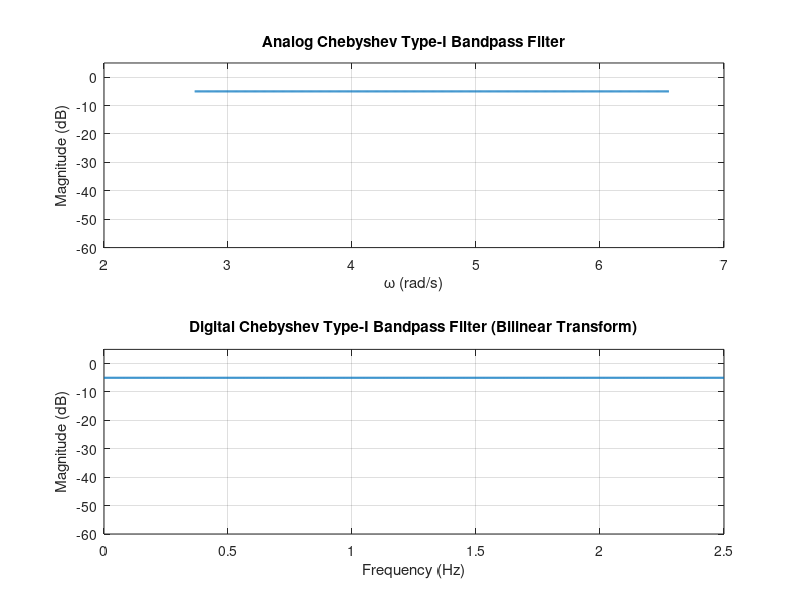

Source code (MATLAB):
clc;
clear;

omega_p1 = input('Enter first passband edge frequency (rad/s): ');
omega_p2 = input('Enter second passband edge frequency (rad/s): ');
omega_s1 = input('Enter first stopband edge frequency (rad/s): ');
omega_s2 = input('Enter second stopband edge frequency (rad/s): ');
Ap = input('Enter passband ripple (in dB): ');
As = input('Enter stopband attenuation (in dB): ');
fs = input('Enter sampling frequency (in Hz): ');

T = 1 / fs;

omega_p1 = (2 / T) * tan(omega_p1 * T / 2);
omega_p2 = (2 / T) * tan(omega_p2 * T / 2);
omega_s1 = (2 / T) * tan(omega_s1 * T / 2);
omega_s2 = (2 / T) * tan(omega_s2 * T / 2);

pepdt = omega_p1 * omega_p2;
sepdt = omega_s1 * omega_s2;

if pepdt > sepdt
    omega_s1 = pepdt / omega_s2;
elseif pepdt < sepdt
    omega_s2 = pepdt / omega_s1;
end

omega_p = 1;
omega_s = (omega_s2 - omega_s1) / (omega_p2 - omega_p1);
BW = omega_p2 - omega_p1;

del_p = 10^(-Ap / 20);
del_s = 10^(-As / 20);

a = (1 / del_s^2) - 1;
b = (1 / del_p^2) - 1;
eps = sqrt(b);
c = acosh(omega_s / omega_p);
x = acosh(sqrt(a / b)) / c;

N = 0;
while N < x
    N = N + 1;
end

disp(['Analog Chebyshev Filter order N = ', num2str(N)]);

temp = N;
while temp >= 2
    temp = temp - 2;
end

if temp == 0
    N_odd = false;
else
    N_odd = true;
end

yN = ((sqrt(1 + 1 / eps^2) + 1 / eps)^(1 / N) - (sqrt(1 + 1 / eps^2) + 1 / eps)^(-1 / N)) / 2;

w = linspace(omega_p1 / 2, omega_s2 * 1.2, 1000);
Ha = zeros(size(w));

if N_odd
    for idx = 1:length(w)
        s1 = 1j * w(idx);
        s = (s1 * s1 + pepdt) / (BW * s1);
        H = (omega_p^N * yN) / (s + omega_p * yN);
        num = 1;
        deno = 1;
        for k = 1:(N - 1) / 2
            ck = yN^2 + (cos((2 * k - 1) * pi / (2 * N)))^2;
            bk = 2 * yN * sin((2 * k - 1) * pi / (2 * N));
            num = num * ck;
            deno = deno * (s^2 + bk * omega_p * s + ck * omega_p^2);
        end
        Ha(idx) = abs(H * num / deno);
    end
else
    for idx = 1:length(w)
        s1 = 1j * w(idx);
        s = (s1 * s1 + pepdt) / (BW * s1);
        H = omega_p^N / sqrt(1 + eps^2);
        num = 1;
        deno = 1;
        for k = 1:(N / 2)
            ck = yN^2 + (cos((2 * k - 1) * pi / (2 * N)))^2;
            bk = 2 * yN * sin((2 * k - 1) * pi / (2 * N));
            num = num * ck;
            deno = deno * (s^2 + bk * omega_p * s + ck * omega_p^2);
        end
        Ha(idx) = abs(H * num / deno);
    end
end

Nfft = 1024;
wd = linspace(0, pi, Nfft);
Hd_blt = zeros(size(wd));

for idx = 1:length(wd)
    z = exp(1j * wd(idx));
    s1 = (2 / T) * (1 - z^-1) / (1 + z^-1);
    s = (s1 * s1 + pepdt) / (BW * s1);
    if N_odd
        H = (omega_p^N * yN) / (s + omega_p * yN);
        num = 1;
        deno = 1;
        for k = 1:(N - 1) / 2
            ck = yN^2 + (cos((2 * k - 1) * pi / (2 * N)))^2;
            bk = 2 * yN * sin((2 * k - 1) * pi / (2 * N));
            num = num * ck;
            deno = deno * (s^2 + bk * omega_p * s + ck * omega_p^2);
        end
        Hd_blt(idx) = H * num / deno;
    else
        H = omega_p^N / sqrt(1 + eps^2);
        num = 1;
        deno = 1;
        for k = 1:(N / 2)
            ck = yN^2 + (cos((2 * k - 1) * pi / (2 * N)))^2;
            bk = 2 * yN * sin((2 * k - 1) * pi / (2 * N));
            num = num * ck;
            deno = deno * (s^2 + bk * omega_p * s + ck * omega_p^2);
        end
        Hd_blt(idx) = H * num / deno;
    end
end

figure;
subplot(2, 1, 1);
plot(w, 20 * log10(Ha), 'LineWidth', 1.5);
xlabel('\omega (rad/s)');
ylabel('Magnitude (dB)');
title('Analog Chebyshev Type-I Bandpass Filter');
grid on;
ylim([-60 5]);

subplot(2, 1, 2);
fHz = wd * fs / (2 * pi);
plot(fHz, 20 * log10(abs(Hd_blt)), 'LineWidth', 1.5);
xlabel('Frequency (Hz)');
ylabel('Magnitude (dB)');
title('Digital Chebyshev Type-I Bandpass Filter (Bilinear Transform)');
grid on;
ylim([-60 5]);
